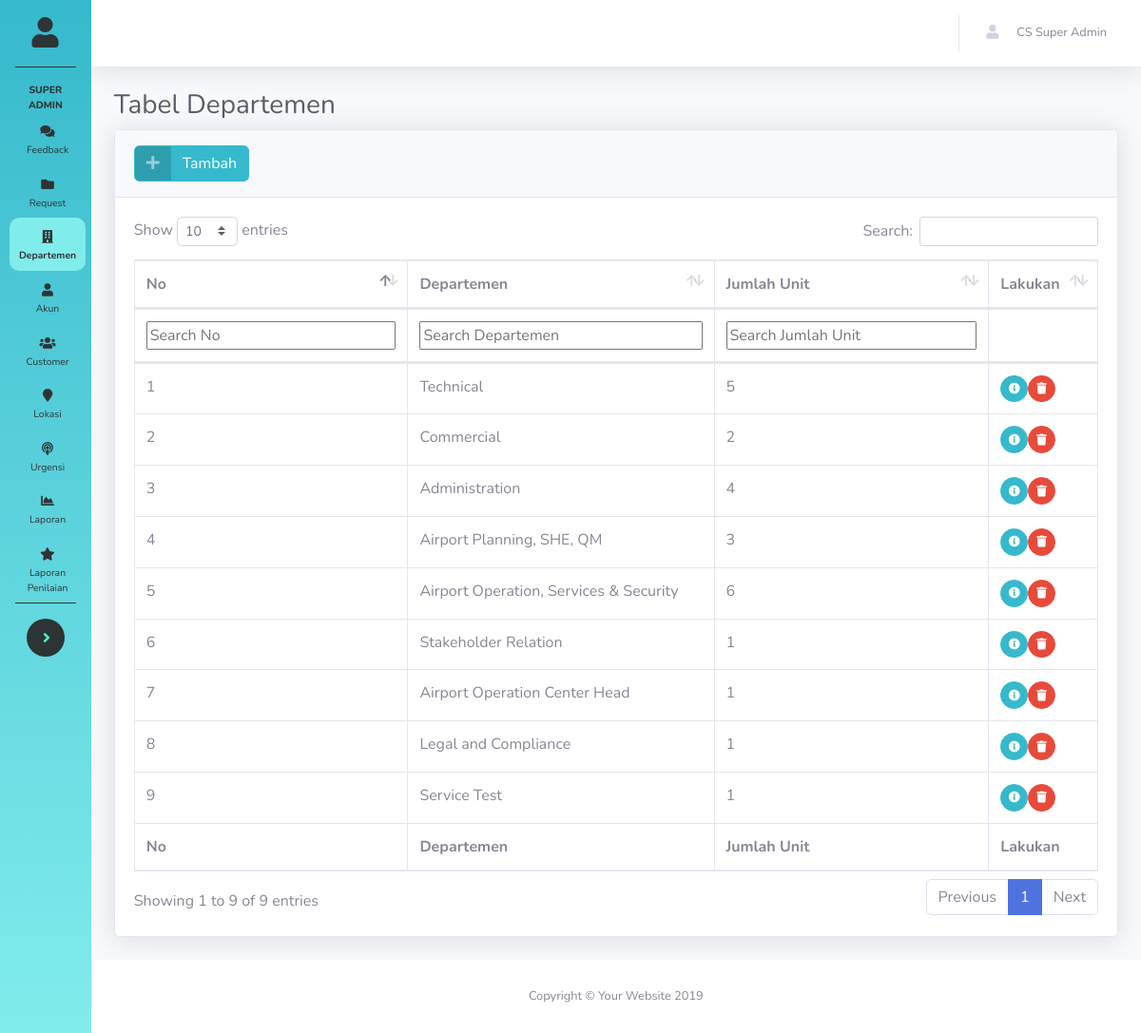
The app's page /Admin/list_departemen.php (signed in) with its own data.
### tables this page shows
CREATE TABLE `tb_departemen` (
  `id_departemen` int(11) NOT NULL,
  `Departemen` varchar(200) DEFAULT NULL
);

### Admin/list_departemen.php (the view, shortened to what this page needs)
<?php
    include 'header.php';
?>
        <div class="container-fluid">
          <h1 class="h3 mb-2 text-gray-800">Tabel Departemen</h1>
          <div class="card shadow mb-4">
            <div class="card-header py-3">
              <a href="add_departemen.php" class="btn btn-info btn-icon-split">
                    <span class="icon text-white-50">
                      <i class="fas fa-plus"></i>
                    </span>
                    <span class="text">Tambah</span>
                  </a>
            </div>
            <div class="card-body">
              <div class="table-responsive">
                <table class="table table-bordered" id="dataTable" width="100%" cellspacing="0">
                  <thead>
                    <tr>
                      <th>No</th>
                      <th>Departemen</th>
                      <th>Jumlah Unit</th>
                      <th>Lakukan</th>
                    </tr>
                  </thead>
                  <tfoot>
                    <tr>
                      <th>No</th>
                      <th>Departemen</th>
                      <th>Jumlah Unit</th>
                      <th>Lakukan</th>
                    </tr>
                  </tfoot>
                  <tbody>
                    <?php
                      $mahasiswa = mysqli_query($koneksi, "SELECT tb_departemen.id_departemen,Departemen, count(id_unit) from tb_departemen LEFT JOIN tb_unit ON tb_departemen.id_departemen = tb_unit.id_departemen GROUP BY tb_departemen.id_departemen");
                      $no=1;
                      foreach ( $mahasiswa as $row){
                          echo "<tr>
                              <td>$no</td>
                              <td>".$row['Departemen']."</td>
                              <td>".$row['count(id_unit)']."</td>
                              <td>
                                <a href='detail_departemen.php?id=".$row['id_departemen']."' class='btn btn-info btn-circle btn-sm'>
                                  <i class='fas fa-info-circle'></i>
                                </a><a href='../action/delete_departemen.php?id=".$row['id_departemen']."' class='btn btn-danger btn-circle btn-sm' name='hapus' onclick='return";
                                  echo ' confirm("Apakah ingin menghapus departemen atas nama '.$row['Departemen'].'?")';
                                  echo"'>
                                  <i class='fas fa-trash'></i>
                                </a>
                              </td>
                            </tr>";
                          $no++;
                      }
                    ?>
                  </tbody>
                </table>
              </div>
            </div>
          </div>
        </div>
      </div>
<?php include 'footer.php';
?>

### records on screen
tb_departemen: Departemen "Technical", count "5"
tb_departemen: Departemen "Commercial", count "2"
tb_departemen: Departemen "Administration", count "4"
tb_departemen: Departemen "Airport Planning, SHE, QM", count "3"
tb_departemen: Departemen "Airport Operation, Services & Security", count "6"
tb_departemen: Departemen "Stakeholder Relation", count "1"
tb_departemen: Departemen "Airport Operation Center Head", count "1"
tb_departemen: Departemen "Legal and Compliance", count "1"
tb_departemen: Departemen "Service Test", count "1"

### other values on screen
$_SESSION['hak_akses'] "SUPER ADMIN"
$_SESSION['nama'] "CS Super Admin"
